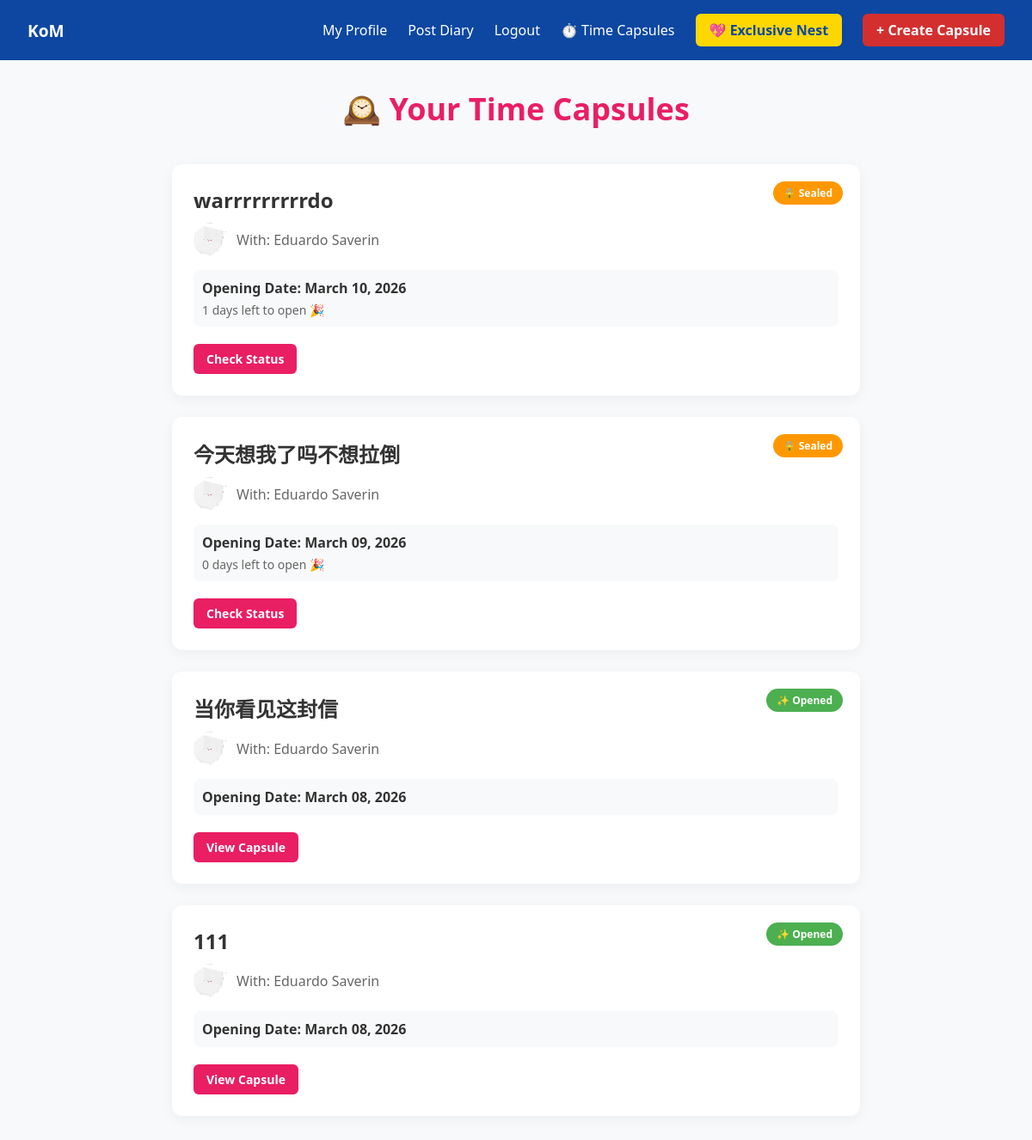
Screenshot of /time-capsules (signed in) with the database file from the repository.
### app.py (models this page shows, shortened)
class TimeCapsule(db.Model):
    id = db.Column(db.String(50), primary_key=True, default=lambda: str(uuid.uuid4()))
    title = db.Column(db.String(100), nullable=False)
    content_user1 = db.Column(db.Text, nullable=False)
    content_user2 = db.Column(db.Text)
    image_path = db.Column(db.String(200))
    open_date = db.Column(db.DateTime, nullable=False)
    created_at = db.Column(db.DateTime, default=datetime.utcnow)
    user1_id = db.Column(db.Integer, db.ForeignKey('user.id'), nullable=False)
    user2_id = db.Column(db.Integer, db.ForeignKey('user.id'), nullable=False)
    is_opened = db.Column(db.Boolean, default=False)
    user1 = db.relationship('User', foreign_keys=[user1_id], backref='created_capsules')
    user2 = db.relationship('User', foreign_keys=[user2_id], backref='received_capsules')

class User(UserMixin, db.Model):
    id = db.Column(db.Integer, primary_key=True)
    username = db.Column(db.String(50), unique=True, nullable=False)
    email = db.Column(db.String(100), unique=True, nullable=False)
    password_hash = db.Column(db.String(200), nullable=False)
    avatar = db.Column(db.String(200), default='default_avatar.png')
    background_image = db.Column(db.String(200))
    created_at = db.Column(db.DateTime, default=datetime.utcnow)

### app.py (the view)
@app.route('/time-capsules')
@login_required
def time_capsule_list():
    capsules = TimeCapsule.query.filter(
        (TimeCapsule.user1_id == current_user.id) | (TimeCapsule.user2_id == current_user.id)
    ).order_by(TimeCapsule.created_at.desc()).all()
    return render_template('time_capsule_list.html', capsules=capsules)

### app.py (called while the page is built)
@app.context_processor
def inject_common_data():
    return dict(
        datetime=datetime,
        csrf_token=generate_csrf,
        local_tz=local_tz,
        utc_to_local=utc_to_local
    )

@login_manager.user_loader
def load_user(user_id):
    return User.query.get(int(user_id))

### templates/time_capsule_list.html (shortened to what this page needs)
{% extends 'base.html' %}
{% block content %}
<h1 style="font-size: 36px; color: #e91e63; text-align: center; margin-bottom: 40px;">
    🕰️ Your Time Capsules
</h1>
<div style="display: grid; gap: 25px; max-width: 800px; margin: 0 auto;">
    {% if capsules %}
        {% for capsule in capsules %}
        <div style="background: #fff; padding: 25px; border-radius: 12px; box-shadow: 0 4px 15px rgba(0,0,0,0.05); position: relative;">
            {% if capsule.is_opened %}
            <div style="
                position: absolute;
                top: 20px;
                right: 20px;
                background: #4caf50;
                color: white;
                padding: 5px 12px;
                border-radius: 20px;
                font-size: 12px;
                font-weight: 600;
            ">
                ✨ Opened
            </div>
            {% else %}
            <div style="
                position: absolute;
                top: 20px;
                right: 20px;
                background: #ff9800;
                color: white;
                padding: 5px 12px;
                border-radius: 20px;
                font-size: 12px;
                font-weight: 600;
            ">
                🔒 Sealed
            </div>
            {% endif %}
            <h2 style="font-size: 24px; color: #333; margin-bottom: 10px;">{{ capsule.title }}</h2>
            <div style="display: flex; align-items: center; gap: 10px; margin-bottom: 15px;">
                <img src="/static/{% if capsule.user1.id == current_user.id and capsule.user2.avatar %}
                    {{ capsule.user2.avatar }}
                {% elif capsule.user2.id == current_user.id and capsule.user1.avatar %}
                    {{ capsule.user1.avatar }}
                {% else %}
                    default_avatar.png
                {% endif %}" alt="Partner" style="
                    width: 40px;
                    height: 40px;
                    border-radius: 50%;
                    object-fit: cover;
                ">
                <p style="color: #666; margin: 0;">
                    With: {{ capsule.user1.username if capsule.user2.id == current_user.id else capsule.user2.username }}
                </p>
            </div>
            <div style="margin-bottom: 20px; padding: 10px; background: #f8f9fa; border-radius: 8px;">
                <p style="color: #333; margin: 0; font-weight: 600;">
                    Opening Date: {{ capsule.open_date.strftime('%B %d, %Y') }}
                </p>
                {% if not capsule.is_opened %}
                <p style="color: #666; margin: 5px 0 0 0; font-size: 14px;">
                    {{ (capsule.open_date - datetime.utcnow()).days }} days left to open 🎉
                </p>
                {% endif %}
            </div>
            <div style="display: flex; gap: 10px;">
                <a href="{{ url_for('time_capsule_detail', capsule_id=capsule.id) }}" style="
                    padding: 8px 15px;
                    background: #e91e63;
                    color: white;
                    text-decoration: none;
                    border-radius: 6px;
                    font-size: 14px;
                    font-weight: 600;
                ">
                    {% if capsule.is_opened %}View Capsule{% else %}Check Status{% endif %}
                </a>
            </div>
        </div>
        {% endfor %}
    {% endif %}
</div>
{% endblock %}

### templates/base.html (style rules this page uses)
* { margin: 0; padding: 0; box-sizing: border-box; font-family: 'Segoe UI', Tahoma, Geneva, Verdana, sans-serif; }
body { background-color: #f8f9fa; color: #333; }

### rows the page displays
TimeCapsule: is_opened "🔒 Sealed", title "warrrrrrrrrdo", avatar (picture), user1 "Eduardo Saverin", open_date "March 10, 2026"
TimeCapsule: is_opened "🔒 Sealed", title "今天想我了吗不想拉倒", avatar (picture), user1 "Eduardo Saverin", open_date "March 09, 2026"
TimeCapsule: is_opened "✨ Opened", title "当你看见这封信", avatar (picture), user1 "Eduardo Saverin", open_date "March 08, 2026"
TimeCapsule: is_opened "✨ Opened", title "111", avatar (picture), user1 "Eduardo Saverin", open_date "March 08, 2026"
